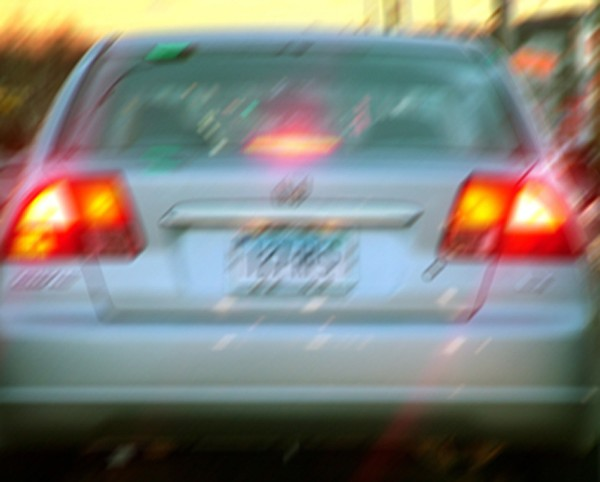
//> input picture Resources/licenseplate_motion.jpg, 600 x 482 px
$ ./main ../../../Resources/licenseplate_motion.jpg   (built with g++ and OpenCV 4)
//> lines starting //> are read from the running program, lines starting //| are printed output that depends on the picture
//============================================================================
// Name        : lsqr.cpp
// Author      : Vladislav Antonov
// Version     :
// Description : Program to test LSQR motion deblurring
//             : Algorithm based on paper:
//             : LSQR: An algorithm for sparse linear equations and sparse
//             : least squares, C. C. Paige and M. A. Saunders,  TOMS 8(1),
//             : 43-71 (1982).
// Created on  : April 4, 2012
//============================================================================

#include <iostream>
#include <opencv2/core/core.hpp>
#include <opencv2/core/mat.hpp>
#include <opencv2/highgui/highgui.hpp>
#include <opencv2/imgproc/imgproc.hpp>

using namespace std;

void Ximgset(cv::Mat &imga)  // generates the image
{
  imga = 0;
  // rectangle coordinates
  int i1 = round((imga.rows) / 5), i2 = round(3 * (imga.cols) / 5),
      j1 = round((imga.rows) / 5), j2 = round(3 * (imga.cols) / 5);

  // circle radius
  int r = round(max(imga.rows, imga.cols) / 5);

  // draws rectangle
  cv::rectangle(imga, cv::Point(i1, j1), cv::Point(i2, j2), cv::Scalar(0.5),
                -1);

  // draws circle
  cv::circle(imga,
             cv::Point(round(5 * (imga.cols) / 8), round(3 * (imga.rows) / 5)),
             r, cv::Scalar(1.0), -1);
}

/*
 * Function which introduces
 * blurring kernel on image
 * with periodic boundary conditions
 * kernel is spatially dependent
 */

void BlurrPBCsv(cv::Mat &imga, cv::Mat &imgb, cv::Mat &imgc, int fl = 0) {
  float s1, s2, s3, s4, s5;
  int i, j;

  cv::namedWindow("test", 0);

  for (int row = 0; row < imga.rows; row++) {
    // here the kernel is changed
    imgb = 0;
    if (fl == 0) {
      // ksetMoveXY(imgb,5,0);

      imgb = 0;
      s4 = 0;
      for (int col = 0; col < imgb.cols / 2; col++) {
        // classic
        // s5=(abs(col)>5)?0:1;
        // Gaussian
        // s5=exp(-col*col/(2.0*5*5));
        // erfc
        s5 = 0.5 * erfc((col - 10) / 2.0);
        s4 += s5;
        ((float *)(imgb.data + 0 * imgb.step))[col + imgb.cols / 2] = s5;
      }
      imgb = imgb / s4;
    } else {
      // ksetMoveXY(imgb,-5,0);
      imgb = 0;
      s4 = 0;
      for (int col = 0; col > -(imgb.cols / 2); col--) {
        // classic
        // s5=(abs(col)>5)?0:1;
        // Gaussian
        // s5=exp(-col*col/(2.0*5*5));
        // erfc
        s5 = 0.5 * erfc((abs(col) - 10) / 2.0);
        s4 += s5;
        // cout << s5 << '\n';
        ((float *)(imgb.data + 0 * imgb.step))[col + imgb.cols / 2] = s5;
      }
      imgb = imgb / s4;
    }

    for (int col = 0; col < imga.cols; col++) {
      s2 = 0;

      for (int row1 = 0; row1 < imgb.rows; row1++) {
        for (int col1 = 0; col1 < imgb.cols; col1++) {
          s1 = ((float *)(imgb.data + row1 * imgb.step))[col1];

          if ((row - row1 + imgb.rows / 2) >= 0) {
            if ((row - row1 + imgb.rows / 2) < (imga.rows)) {
              i = row - row1 + imgb.rows / 2;
            } else {
              i = row - row1 + imgb.rows / 2 - imga.rows + 1;
            }

          } else {
            i = (row - row1 + imgb.rows / 2) + imga.rows - 1;
          }

          if ((col - col1 + imgb.cols / 2) >= 0) {
            if ((col - col1 + imgb.cols / 2) < (imga.cols)) {
              j = col - col1 + imgb.cols / 2;
            } else {
              j = col - col1 + imgb.cols / 2 - imga.cols + 1;
            }

          } else {
            j = (col - col1 + imgb.cols / 2) + imga.cols - 1;
          }

          s3 = ((float *)(imga.data + i * imga.step))[j] * s1;
          s2 += s3;
        }
      }
      ((float *)(imgc.data + row * imgc.step))[col] = s2;
    }
  }
}

int main(int argc, char *argv[]) {
  // initial two images, blurred, deblurred, residual and image, blurred
  // preconditioned image, temp vector
  cv::Mat img, imgi, imgb, imgx;
  int m = 800, n = 600,
      ksize;       // image dimensions and radius of blurring, kernel size
  cv::Mat kernel;  // kernel for blurring
  int it;          // iteration counter
  const int x1 = 13, y1 = 0;     // Define vector of motion blurr
  double norm;                   // norm for stopping criteria
  clock_t time_start, time_end;  // marks for start and end time

  // LSQR specific variables
  cv::Mat imgu, imgv, imgw, imgav;
  float alpha, betha, phi_dash, rho_dash;

  // creates initial image
  if ((argc == 2) &&
      (!(imgi = cv::imread(argv[1], cv::IMREAD_GRAYSCALE)).empty())) {
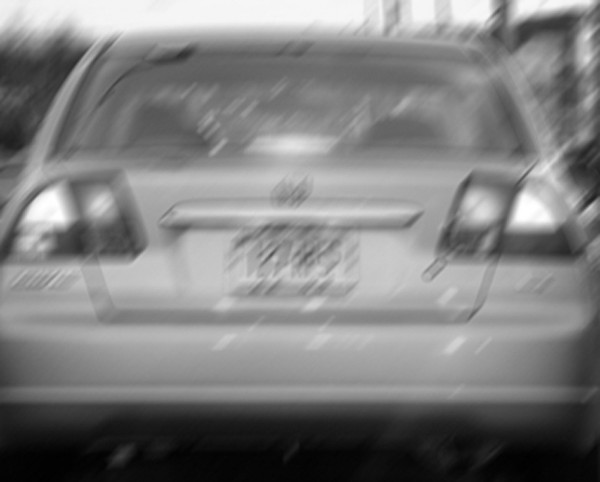
//> imgi: 482 rows x 600 cols, CV_8UC1; min 0, max 255, mean 126.2
    img = cv::Mat(cv::Size(imgi.cols, imgi.rows), CV_32FC1);
    imgi.convertTo(img, CV_32F);
    img = img / 255.0;
  } else {
    img = cv::Mat(cv::Size(m, n), CV_32FC1);
    Ximgset(img);
  }

  imgb = img.clone();

  // createst simple kernel for motion
  ksize = max(abs(x1), abs(y1));

  // creates blurring kernel
  kernel = cv::Mat(cv::Size(2 * ksize + 1, 1), CV_32FC1);

  // direct blurring via kernel
  BlurrPBCsv(img, kernel, imgb);
//> the loop in BlurrPBCsv, `for (int row = 0; row < imga.rows; row++)` made 482 passes
//> s2 on passes 1 to 12: 0.716, 0.704, 0.68, 0.644, 0.603, 0.559, 0.521, 0.497, 0.471, 0.456, 0.442, 0.433
//> after the loop in BlurrPBCsv, `for (int row = 0; row < imga.rows; row++)`: imgb = 27 values, max 0.0954 at index 13, min 0 at index 0, mean 0.037; s4 = 10.48; s5 = 0.0786; s2 = 0.0342; s1 = 0; i = 481; j = 586; s3 = 0
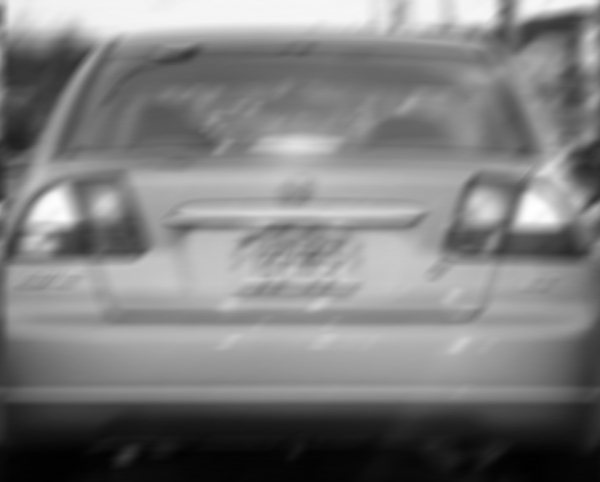
//> imgb: 482 rows x 600 cols, CV_32FC1; min 0.00475, max 1, mean 0.495
//> kernel has the same summary as imgb in BlurrPBCsv

  // displays image
  cv::namedWindow("Initial", cv::WINDOW_AUTOSIZE);
  cv::imshow("Initial", img);
  cv::namedWindow("Blurred", cv::WINDOW_AUTOSIZE);
  cv::imshow("Blurred", imgb);
  cv::namedWindow("Deblurred", cv::WINDOW_AUTOSIZE);

  // initial approximation of the restored image
  imgx = imgb.clone();
  imgx = 0;  // as used in the LSQR

  // LSQR initialization
  imgu = imgb.clone();
  betha = sqrt(cv::norm(imgu, cv::NORM_L2));
//> betha = 17.15
  imgu = imgu / betha;

  imgv = imgu.clone();
  BlurrPBCsv(imgu, kernel, imgv, 1);
//> the loop in BlurrPBCsv (call 2), `for (int row = 0; row < imga.rows; row++)` made 482 passes
//> s2 on passes 1 to 12: 0.0476, 0.0473, 0.0467, 0.0458, 0.0447, 0.0434, 0.0423, 0.0415, 0.0407, 0.0404, 0.0401, 0.0401
  alpha = sqrt(cv::norm(imgv, cv::NORM_L2));
  imgv = imgv / alpha;

  imgw = imgv.clone();

  phi_dash = betha;
  rho_dash = alpha;

  // one temporal image
  imgav = imgb.clone();

  // BlurrPBCsv(imgx, kernel, imgr);
  // BlurrPBCsv(imgr, kernel, imgr,1);

  // reset iteration counter
  it = 0;

  /// imgx norm calculation
  float zeta = 0, sn2 = 0, cs2 = -1, xxnorm;

  do {
    // time starts
    time_start = clock();

    BlurrPBCsv(imgv, kernel, imgav);
    cv::addWeighted(imgav, 1.0, imgu, -1.0 * alpha, 0.0, imgav);
    betha = sqrt(cv::norm(imgav, cv::NORM_L2));
    imgu = imgav / betha;

    BlurrPBCsv(imgu, kernel, imgav, 1);
    cv::addWeighted(imgav, 1.0, imgv, -1.0 * betha, 0.0, imgav);
    alpha = sqrt(cv::norm(imgav, cv::NORM_L2));
    imgv = imgav / alpha;

    float rho = sqrt(rho_dash * rho_dash + betha * betha);
    float c = rho_dash / rho;

    // imgx norm calculation
    float delta = sn2 * rho;
    float gammabar = -cs2 * rho;

    float s = betha / rho;
    float Theta = s * alpha;

    // imgx norm calculation
    float gamma = sqrt(gammabar * gammabar + Theta * Theta);
    cs2 = gammabar / gamma;
    sn2 = Theta / gamma;

    rho_dash = -c * alpha;
    float phi = c * phi_dash;

    zeta = (phi - delta * zeta) / gamma;
    xxnorm += 2 * zeta * zeta;
    cout << xxnorm << "  " << cv::norm(imgx, cv::NORM_L2) << endl;

    phi_dash = s * phi_dash;

    // cout << alpha << "  " << betha << "  " << phi_dash << "  " << rho_dash <<
    // "  " << rho << "  " << c << "  " << s << "  " << Theta << "  " << phi <<
    // endl;

    // update the images
    cv::addWeighted(imgx, 1.0, imgw, 1.0 * phi / rho, 0.0, imgx);
    cv::addWeighted(imgv, 1.0, imgw, -1.0 * Theta / rho, 0.0, imgw);

    // time end
    time_end = clock();

    // stopping coefficient

    norm = phi_dash;

    cv::imshow("Deblurred", imgx);

    char cc = cv::waitKey(10);
    if (cc == 27) break;

    it++;
    cout << it << "  " << norm << "  "
         << (time_end - time_start) * 1.0 / CLOCKS_PER_SEC << endl;
  } while ((norm > 1.5e-2));
//> this loop made 222 passes
//| 1.02193  0
//| 2.92798  3.49949
//| 6.24149  10.8952
//| 11.5728  23.0447
//| 19.5043  39.8812
//| 30.4846  60.5228
//| 44.7343  83.6451
//| 62.1758  107.837
//> (output is shown up to pass 8 of 222)
//> pass 1, `cv::addWeighted(imgav, 1.0, imgu, -1.0 * alpha, 0.0, imgav);`:
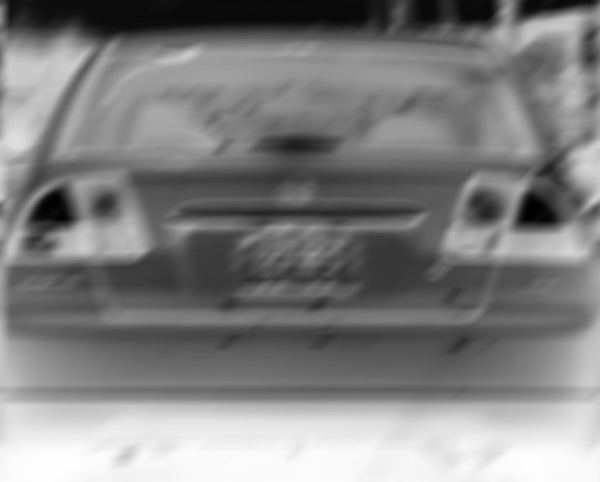
//> imgav: 482 rows x 600 cols, CV_32FC1; min -0.227, max -0.00105, mean -0.113; drawn with min black and max white
//> pass 1, `BlurrPBCsv(imgu, kernel, imgav, 1);`:
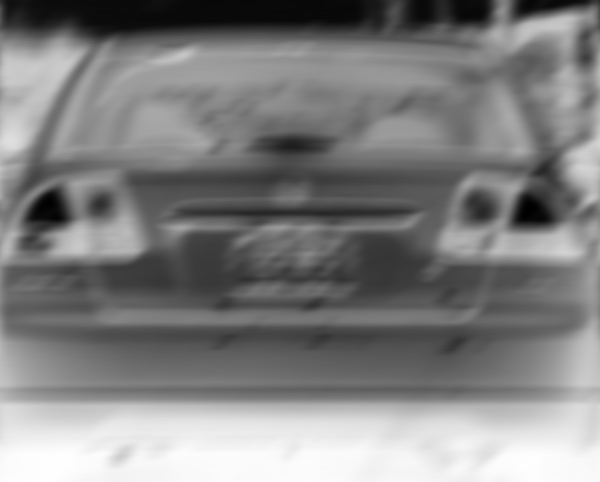
//> imgav: 482 rows x 600 cols, CV_32FC1; min -0.0277, max -0.000155, mean -0.0138; drawn with min black and max white

  cv::waitKey(0);

  cv::destroyWindow("Initial");
  cv::destroyWindow("Blurred");

  return 0;
}
